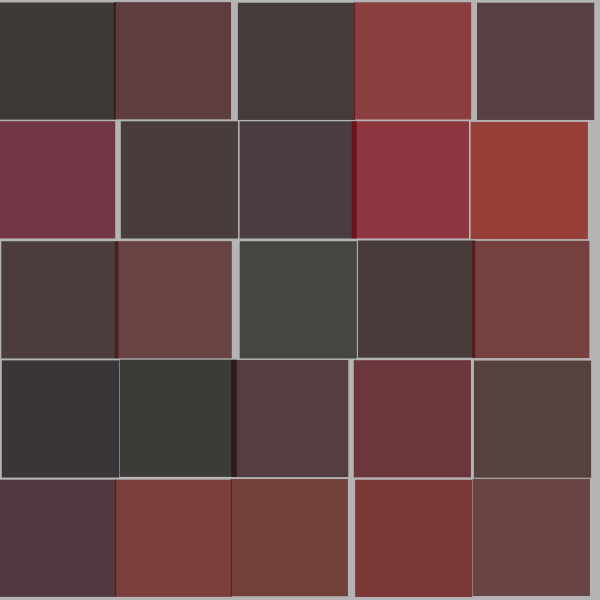
Frame 1 (no input)
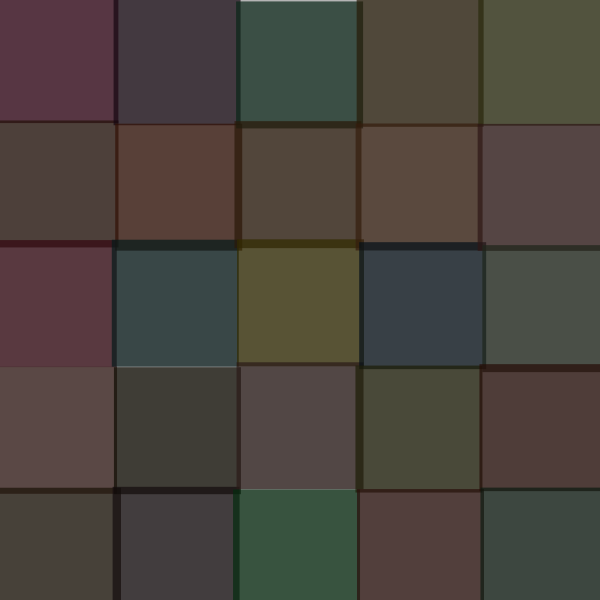
Frame 60 (the mouse pressed at the canvas centre just before this capture)
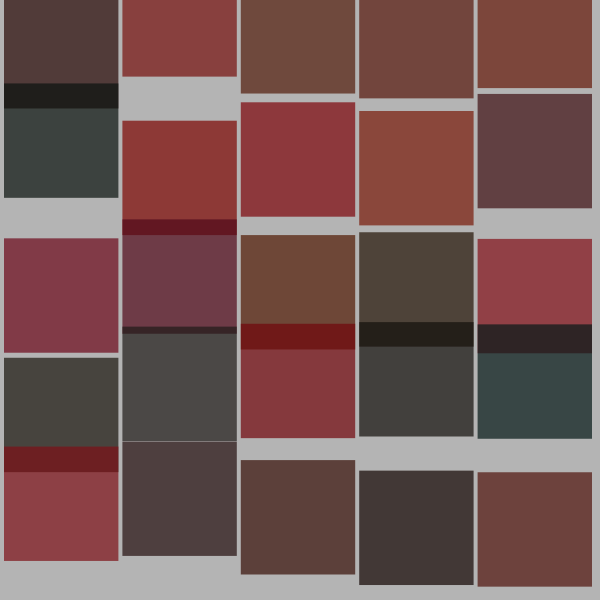
Frame 120 (the mouse held since frame 60 and released just before this capture)

The Processing sketch that drew these frames (run headless with seeded random() and noise(); from frame 60 on, the mouse is pressed at the canvas centre):

// Processing sketch: processing_151500
// ── processing_151500.pde

/*
 * Adapted from Creative Coding
 * Week 2, 02 - Nine Squares, part 2
 * Inspired by 25 Squares by Vera Molnar
 * Copyright (c) 2014 Jessica Cheeseman
 * 
 */

void setup() {
  size(600, 600);
  rectMode(CORNER);
  noStroke();
  frameRate(5);  // set the frame rate to 5 draw() call per second
}


void draw() {

  background(180);
  
  int num = (int) random(5, 5);   // select a random number of squares each frame
  int gap = (int) random(-10, 10); // select a random gap between each square
   float pos1x = (int) random(-50,5); // select a random number for shade position x
  float pos1y = (int) random(-5,10); // select a random number for shade position y
  float pos2x = (int) random(-15,5); // select a random number for square position x
  float pos2y = (int) random(-50,10); // select a random number for square position y
  int rs = (int) random(255,127);
  int gs = (int) random(255,127);
  int bs = (int) random(0,180);
  int rc = (int) random(50,255);
  int gc = (int) random (0,50);
  int bc = (int) random(10,50);

  // calculate the size of each square for the given number of squares and gap between them
  float cellsize = ( width - (num + 2) * gap ) / (float)num;
  
  // calculate shadow offset
  float offsetX = cellsize/16.0;
  float offsetY = cellsize/16.0;
 

    for (int i=0; i<num; i++) {
      for (int j=0; j<num; j++) {

 
        fill(random(rc), random(gc), random(bc), 180);  // rectangle
        rect(gap * (i+1) + cellsize * i + random(pos2x), gap * (j+1) + cellsize * j + random(pos2y), cellsize, cellsize);
      
      }
    }
} //end of draw 
